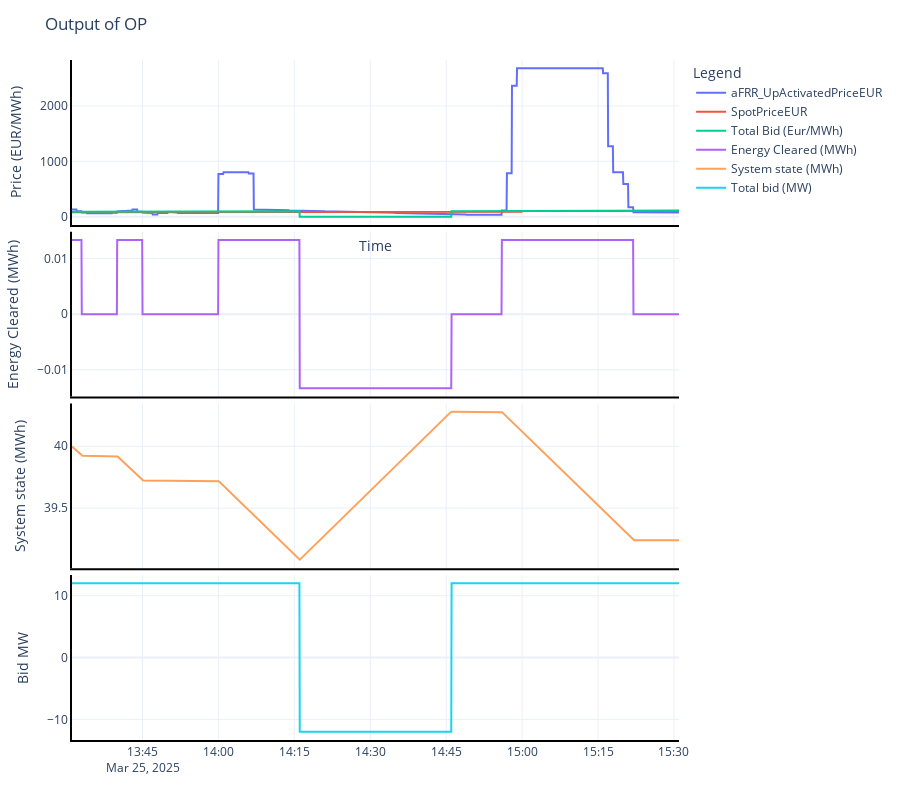

The code cell stored with this chart in its notebook:
### Markdown cell above
Run with forecasted data

### Code cell
horizon = 8
activation_rate = 0.2
folder_path = "D:\\ms\\January 2024\\Thesis\\Boiler-Bidding-model\\Datasets\\"

# load the data from csv files
aFRR_UP_prices = pd.read_csv(folder_path + 'Up_Price_Forecast_backtest.csv')
spotprices = pd.read_csv(folder_path + 'spotprice_2025-03-25_to_2025-03-30.csv')
aFRR_DOWN_prices = pd.read_csv(folder_path + 'Down_Price_Forecast_backtest.csv')
aFRR_UP_prices['time'] = pd.to_datetime(aFRR_UP_prices['time'])
aFRR_DOWN_prices['time'] = pd.to_datetime(aFRR_DOWN_prices['time'])
spotprices['time'] = pd.to_datetime(spotprices['HourUTC'])
aFRR_UP_prices = aFRR_UP_prices.set_index('time').resample('4s').ffill()
aFRR_DOWN_prices = aFRR_DOWN_prices.set_index('time').resample('4s').ffill()
spotprices = spotprices.set_index('time').resample('4s').ffill()

temp = pd.merge(aFRR_UP_prices, aFRR_DOWN_prices, how='left', left_on='time', right_on='time')
df = pd.merge(temp, spotprices['SpotPriceEUR'], how='left', left_on='time', right_on='time')
df.reset_index(inplace=True)
df['activation_rate'] = activation_rate
df['UpCapacityBid'] = 0
df['DownCapacityBid'] = 0

md, result_dict, results = load_values(df, start = 1801, horizon = horizon)

results['Bid (MW)'] = results.apply(lambda row: row['Bid Up (MW)'] if row['Activation 1 - Up 0 - Down'] == 1 else -row['Bid Down (MW)'] if row['Activation 1 - Up 0 - Down'] == 0 else 0, axis=1)
results['Energy Cleared (MWh)'] = results.apply(lambda row: row['Energy Up Cleared (MWh)'] if row['Activation 1 - Up 0 - Down'] == 1 else -row['Energy Down Cleared (MWh)'] if row['Activation 1 - Up 0 - Down'] == 0 else 0, axis=1)
results['Total Bid (Eur/MWh)'] = results.apply(lambda row: row['Pbid Up (Eur/MWh)'] if row['Activation 1 - Up 0 - Down'] == 1 else row['Pbid Down (Eur/MWh)'] if row['Activation 1 - Up 0 - Down'] == 0 else 0, axis=1)
results.rename(columns={'time':'SecondUTC'}, inplace=True)

fig = make_subplots(rows=4, cols=1, shared_xaxes=True, vertical_spacing=0.01,row_heights=[0.25, 0.25, 0.25, 0.25] )

# Add traces
fig.add_trace(go.Scatter(x=results['SecondUTC'], y=results['aFRR_UpActivatedPriceEUR'], mode='lines', name='aFRR_UpActivatedPriceEUR'), row=1, col=1)
fig.add_trace(go.Scatter(x=results['SecondUTC'], y=results['SpotPriceEUR'], mode='lines', name='SpotPriceEUR'), row=1, col=1)
fig.add_trace(go.Scatter(x=results['SecondUTC'], y=results['Total Bid (Eur/MWh)'], mode='lines', name='Total Bid (Eur/MWh)'), row=1, col=1)

fig.add_trace(go.Scatter(x=results['SecondUTC'], y=results['Energy Cleared (MWh)'], mode='lines', name='Energy Cleared (MWh)'), row=2, col=1)
fig.add_trace(go.Scatter(x=results['SecondUTC'], y=results['System state (MWh)'], mode='lines', name='System state (MWh)'), row=3, col=1)
fig.add_trace(go.Scatter(x=results['SecondUTC'], y=results['Bid (MW)'], mode='lines', name='Total bid (MW)'), row=4, col=1)

# Update layout with size and borders
fig.update_layout(title='Output of OP',xaxis_title='Time', yaxis1_title='Price (EUR/MWh)', yaxis2_title='Energy Cleared (MWh)',yaxis3_title='System state (MWh)', yaxis4_title='Bid MW',  
legend_title='Legend',template='plotly_white',height=800,  margin=dict(t=60, b=60, l=60, r=60),  showlegend=True)

for i in range(1, 5):
    fig.update_yaxes(showline=True, linewidth=2, linecolor='black', row=i, col=1)
    fig.update_xaxes(showline=True, linewidth=2, linecolor='black', row=i, col=1)

fig.show()

### Figure 1 — Plotly figure (JSON) as saved in the notebook; plotly's stock layout.template omitted (floating-point values rounded to 4 significant figures; data arrays with more than 128 entries replaced by an {"elided": "..."} marker saying what was removed)
{"data": [{"mode": "lines", "name": "aFRR_UpActivatedPriceEUR", "type": "scatter", "x": {"elided": "1800 str values"}, "xaxis": "x", "y": {"elided": "1800 float values"}, "yaxis": "y"}, {"mode": "lines", "name": "SpotPriceEUR", "type": "scatter", "x": {"elided": "1800 str values"}, "xaxis": "x", "y": {"elided": "1800 float values"}, "yaxis": "y"}, {"mode": "lines", "name": "Total Bid (Eur/MWh)", "type": "scatter", "x": {"elided": "1800 str values"}, "xaxis": "x", "y": {"elided": "1800 float values"}, "yaxis": "y"}, {"mode": "lines", "name": "Energy Cleared (MWh)", "type": "scatter", "x": {"elided": "1800 str values"}, "xaxis": "x2", "y": {"elided": "1800 float values"}, "yaxis": "y2"}, {"mode": "lines", "name": "System state (MWh)", "type": "scatter", "x": {"elided": "1800 str values"}, "xaxis": "x3", "y": {"elided": "1800 float values"}, "yaxis": "y3"}, {"mode": "lines", "name": "Total bid (MW)", "type": "scatter", "x": {"elided": "1800 str values"}, "xaxis": "x4", "y": {"elided": "1800 float values"}, "yaxis": "y4"}], "layout": {"height": 800, "legend": {"title": {"text": "Legend"}}, "margin": {"b": 60, "l": 60, "r": 60, "t": 60}, "showlegend": true, "title": {"text": "Output of OP"}, "xaxis": {"anchor": "y", "domain": [0, 1], "linecolor": "black", "linewidth": 2, "matches": "x4", "showline": true, "showticklabels": false, "title": {"text": "Time"}}, "xaxis2": {"anchor": "y2", "domain": [0, 1], "linecolor": "black", "linewidth": 2, "matches": "x4", "showline": true, "showticklabels": false}, "xaxis3": {"anchor": "y3", "domain": [0, 1], "linecolor": "black", "linewidth": 2, "matches": "x4", "showline": true, "showticklabels": false}, "xaxis4": {"anchor": "y4", "domain": [0, 1], "linecolor": "black", "linewidth": 2, "showline": true}, "yaxis": {"anchor": "x", "domain": [0.7575, 1], "linecolor": "black", "linewidth": 2, "showline": true, "title": {"text": "Price (EUR/MWh)"}}, "yaxis2": {"anchor": "x2", "domain": [0.505, 0.7475], "linecolor": "black", "linewidth": 2, "showline": true, "title": {"text": "Energy Cleared (MWh)"}}, "yaxis3": {"anchor": "x3", "domain": [0.2525, 0.495], "linecolor": "black", "linewidth": 2, "showline": true, "title": {"text": "System state (MWh)"}}, "yaxis4": {"anchor": "x4", "domain": [0, 0.2425], "linecolor": "black", "linewidth": 2, "showline": true, "title": {"text": "Bid MW"}}}}
